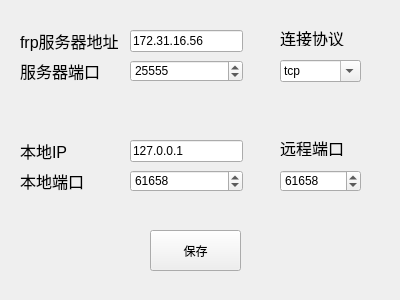
<?xml version="1.0" encoding="UTF-8"?>
<ui version="4.0">
 <class>config</class>
 <widget class="QWidget" name="config">
  <property name="geometry">
   <rect>
    <x>0</x>
    <y>0</y>
    <width>400</width>
    <height>300</height>
   </rect>
  </property>
  <property name="minimumSize">
   <size>
    <width>400</width>
    <height>300</height>
   </size>
  </property>
  <property name="maximumSize">
   <size>
    <width>400</width>
    <height>300</height>
   </size>
  </property>
  <property name="windowTitle">
   <string>Form</string>
  </property>
  <property name="windowIcon">
   <iconset resource="resources.qrc">
    <normaloff>:/icon/resources/subfavicon.ico</normaloff>:/icon/resources/subfavicon.ico</iconset>
  </property>
  <widget class="QLabel" name="label">
   <property name="geometry">
    <rect>
     <x>20</x>
     <y>30</y>
     <width>102</width>
     <height>21</height>
    </rect>
   </property>
   <property name="font">
    <font>
     <pointsize>12</pointsize>
    </font>
   </property>
   <property name="text">
    <string>frp服务器地址</string>
   </property>
  </widget>
  <widget class="QLabel" name="label_2">
   <property name="geometry">
    <rect>
     <x>20</x>
     <y>60</y>
     <width>80</width>
     <height>21</height>
    </rect>
   </property>
   <property name="font">
    <font>
     <pointsize>12</pointsize>
    </font>
   </property>
   <property name="text">
    <string>服务器端口</string>
   </property>
  </widget>
  <widget class="QLineEdit" name="serverAddress">
   <property name="geometry">
    <rect>
     <x>130</x>
     <y>30</y>
     <width>113</width>
     <height>22</height>
    </rect>
   </property>
   <property name="text">
    <string>172.31.16.56</string>
   </property>
  </widget>
  <widget class="QLabel" name="label_3">
   <property name="geometry">
    <rect>
     <x>280</x>
     <y>30</y>
     <width>91</width>
     <height>16</height>
    </rect>
   </property>
   <property name="font">
    <font>
     <pointsize>12</pointsize>
    </font>
   </property>
   <property name="text">
    <string>连接协议</string>
   </property>
  </widget>
  <widget class="QComboBox" name="networkProtocol">
   <property name="geometry">
    <rect>
     <x>280</x>
     <y>60</y>
     <width>81</width>
     <height>22</height>
    </rect>
   </property>
   <property name="editable">
    <bool>true</bool>
   </property>
   <property name="sizeAdjustPolicy">
    <enum>QComboBox::AdjustToContentsOnFirstShow</enum>
   </property>
   <property name="duplicatesEnabled">
    <bool>false</bool>
   </property>
   <item>
    <property name="text">
     <string>tcp</string>
    </property>
   </item>
   <item>
    <property name="text">
     <string>udp</string>
    </property>
   </item>
  </widget>
  <widget class="QSpinBox" name="serverPort">
   <property name="geometry">
    <rect>
     <x>130</x>
     <y>60</y>
     <width>113</width>
     <height>22</height>
    </rect>
   </property>
   <property name="wrapping">
    <bool>false</bool>
   </property>
   <property name="readOnly">
    <bool>false</bool>
   </property>
   <property name="accelerated">
    <bool>false</bool>
   </property>
   <property name="maximum">
    <number>65535</number>
   </property>
   <property name="stepType">
    <enum>QAbstractSpinBox::DefaultStepType</enum>
   </property>
   <property name="value">
    <number>25555</number>
   </property>
  </widget>
  <widget class="QLabel" name="label_4">
   <property name="geometry">
    <rect>
     <x>20</x>
     <y>140</y>
     <width>102</width>
     <height>21</height>
    </rect>
   </property>
   <property name="font">
    <font>
     <pointsize>12</pointsize>
    </font>
   </property>
   <property name="text">
    <string>本地IP</string>
   </property>
  </widget>
  <widget class="QLabel" name="label_5">
   <property name="geometry">
    <rect>
     <x>20</x>
     <y>170</y>
     <width>80</width>
     <height>21</height>
    </rect>
   </property>
   <property name="font">
    <font>
     <pointsize>12</pointsize>
    </font>
   </property>
   <property name="text">
    <string>本地端口</string>
   </property>
  </widget>
  <widget class="QLineEdit" name="localIP">
   <property name="geometry">
    <rect>
     <x>130</x>
     <y>140</y>
     <width>113</width>
     <height>22</height>
    </rect>
   </property>
   <property name="text">
    <string>127.0.0.1</string>
   </property>
  </widget>
  <widget class="QSpinBox" name="localPort">
   <property name="geometry">
    <rect>
     <x>130</x>
     <y>170</y>
     <width>113</width>
     <height>22</height>
    </rect>
   </property>
   <property name="wrapping">
    <bool>false</bool>
   </property>
   <property name="readOnly">
    <bool>false</bool>
   </property>
   <property name="accelerated">
    <bool>false</bool>
   </property>
   <property name="maximum">
    <number>65535</number>
   </property>
   <property name="stepType">
    <enum>QAbstractSpinBox::DefaultStepType</enum>
   </property>
   <property name="value">
    <number>61658</number>
   </property>
  </widget>
  <widget class="QLabel" name="label_6">
   <property name="geometry">
    <rect>
     <x>280</x>
     <y>140</y>
     <width>111</width>
     <height>16</height>
    </rect>
   </property>
   <property name="font">
    <font>
     <pointsize>12</pointsize>
    </font>
   </property>
   <property name="text">
    <string>远程端口</string>
   </property>
  </widget>
  <widget class="QSpinBox" name="remotePort">
   <property name="geometry">
    <rect>
     <x>280</x>
     <y>170</y>
     <width>81</width>
     <height>22</height>
    </rect>
   </property>
   <property name="wrapping">
    <bool>false</bool>
   </property>
   <property name="readOnly">
    <bool>false</bool>
   </property>
   <property name="accelerated">
    <bool>false</bool>
   </property>
   <property name="maximum">
    <number>65535</number>
   </property>
   <property name="stepType">
    <enum>QAbstractSpinBox::DefaultStepType</enum>
   </property>
   <property name="value">
    <number>61658</number>
   </property>
  </widget>
  <widget class="QPushButton" name="saveButton">
   <property name="geometry">
    <rect>
     <x>150</x>
     <y>230</y>
     <width>91</width>
     <height>41</height>
    </rect>
   </property>
   <property name="text">
    <string>保存</string>
   </property>
  </widget>
 </widget>
 <resources>
  <include location="resources.qrc"/>
 </resources>
 <connections/>
</ui>
